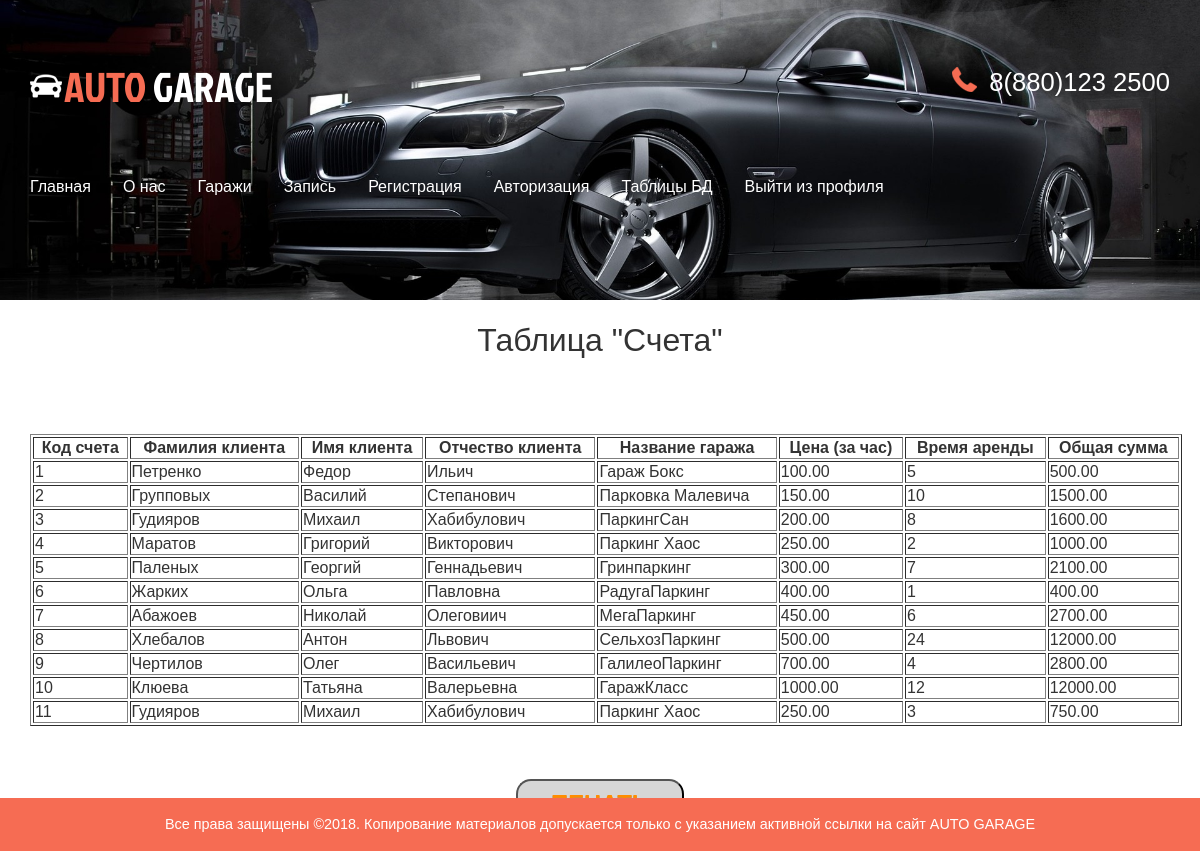
The app's page /php_scheta.php with its own data.
### tables this page shows
CREATE TABLE `schet` (
  `id_scheta` int(11) NOT NULL,
  `id_klienta` int(11) NOT NULL,
  `id_garaj` int(11) NOT NULL,
  `id_cena` int(11) NOT NULL,
  `id_zapis` int(11) NOT NULL,
  `obshay_cena` decimal(10,2) NOT NULL
);

CREATE TABLE `users` (
  `UserID` int(25) NOT NULL,
  `Surname` varchar(50) NOT NULL,
  `Name` varchar(50) NOT NULL,
  `Lastname` varchar(50) NOT NULL,
  `addres` varchar(100) NOT NULL,
  `phone` varchar(20) NOT NULL,
  `Username` varchar(65) NOT NULL,
  `Password` varchar(32) NOT NULL,
  `Email` varchar(255) NOT NULL
);

CREATE TABLE `garaj` (
  `id_garaj` int(11) NOT NULL,
  `id_tip_garaja` int(11) NOT NULL,
  `name_garaj` varchar(50) NOT NULL,
  `id_add` int(11) NOT NULL,
  `id_sotrud` int(11) NOT NULL,
  `id_cena` int(11) NOT NULL
);

CREATE TABLE `cena` (
  `id_stoimost` int(11) NOT NULL,
  `cena_za_chas` decimal(10,2) NOT NULL
);

CREATE TABLE `zapis` (
  `id_zap` int(11) NOT NULL,
  `name` varchar(500) NOT NULL,
  `garaj` varchar(500) NOT NULL,
  `datetime` datetime NOT NULL,
  `time` int(11) NOT NULL
);

### php_scheta.php (the view, shortened to what this page needs)
<?php include "base.php"; ?>
<html>
<head>
<link href="css/bootstrap.css" rel='stylesheet' type='text/css' />
<link href="css/style.css" rel='stylesheet' type='text/css' />
</head>
<body>
<div class="banner banner2">
	 <div class="container">
	     <div class="header">
			 <div class="logo">
				 <h1><a href="index.php"><img src="images/car.png" alt=""/>AUTO <span>GARAGE</span></a></h1>
			 </div>
			 <div class="top_details">
				 <p><span></span> 8(880)123 2500</p>
				 </div>
			 <div class="clearfix"></div>
		 </div>
		 <nav class="navbar navbar-default">
			 	 <div class="collapse navbar-collapse nav-wil" id="bs-example-navbar-collapse-1">
				  <ul class="nav navbar-nav">
					<li><a href="admindex.php">Главная</a></li>
					<li><a href="admabout.php">О нас</a></li>
					<li><a href="admgallery.php">Гаражи</a></li>
					<li><a href="admzapis.php">Запись</a></li>
					<li><a href="admregistr.php">Регистрация</a></li>
					<li><a href="admautoriz.php">Авторизация</a></li>
					<li><a href="indexadmin.php">Таблицы БД</a></li>
					<li><a href="logout.php">Выйти из профиля</a></li>
				  </ul>
			 </div>
	      </nav>
	 </div>
</div>
<br><h1 align="center"> Таблица "Счета"</h1><br>
<table class="table" border=1 width=96% align="center">
 <tr>
<th>Код счета</th>
<th>Фамилия клиента</th>
<th>Имя клиента</th>
<th>Отчество клиента</th>
<th>Название гаража</th>
<th>Цена (за час)</th>
<th>Время аренды</th>
<th>Общая сумма</th>
</tr>
<?php
$result=mysqli_query($conn, "SELECT schet.id_scheta, users.Surname, users.Name, users.Lastname, garaj.name_garaj, cena.cena_za_chas, zapis.time, schet.obshay_cena
                     from schet INNER JOIN users
                     on schet.id_klienta=users.userid
					 INNER JOIN garaj on schet.id_garaj=garaj.id_garaj
					 INNER JOIN cena on cena.id_stoimost=schet.id_cena
					 INNER JOIN zapis on schet.id_zapis=zapis.id_zap")
or die(mysqli_error());
$myrow =mysqli_fetch_array($result);
do{
echo "<tr>";
echo
"<td>".$myrow["id_scheta"].
"</td>\n <td>".$myrow["Surname"].
"</td>\n <td>".$myrow["Name"].
"</td>\n <td>".$myrow["Lastname"].
"</td>\n <td>".$myrow["name_garaj"].
"</td>\n <td>".$myrow["cena_za_chas"].
"</td>\n <td>".$myrow["time"].
"</td>\n <td>".$myrow["obshay_cena"].
"</td>\n";
echo "</tr>\n";
}
while ($myrow =mysqli_fetch_array($result));
?>
<br></table>
<br><center><button href="javascript://" onclick="print();" class="but2">Печать</button></center><br>
		<div class="footer2">
	 	      <div class="col-md-8 ftr2-bottom">
			<p>Все права защищены &copy<?php echo date("Y") ?>.  Копирование материалов допускается только с указанием активной ссылки на сайт <a href="index.php">AUTO GARAGE</a></p>
	 </div>
</div>
</body>
</html>

### css/style.css (style rules this page uses)
h4, h5, h6, h1, h2, h3 { margin: 0; }
ul, ol { margin: 0; padding:0; }
p { margin: 0; }
html, body { font-family: arial; font-size: 100%; background: #ffffff; height:100%; }
body a { transition:0.5s all; -webkit-transition:0.5s all; -moz-transition:0.5s all; -o-transition:0.5s all; -ms-transition:0.5s all; }
.banner { background:url(../images/bg4.jpg) no-repeat 0px -120px; background-size:cover; min-height:800px; }
.header { margin-top:4em; }
.logo { float:left; }
.logo h1 a { color:#F66C53; text-decoration:none; font-family:'JockeyOne-Regular'; font-size:1.3em; font-weight: normal; }
.logo h1 a img { margin-right:2px; vertical-align:initial; }
.logo h1 a span { color:#fff; }
.top_details { float:right; }
.top_details p { color:#fff; font-size:1.6em; margin-bottom:0.5em; }
.top_details p span { background: url(../images/phn.png) no-repeat 0px 0px; width: 25px; height: 29px; display: inline-block; margin-right: 5px; vertical-align: text-bottom; }
.navbar-default { background:none; border:none; }
.navbar-default ul li { display:inline-block; }
.navbar-default ul li a { display:block; color:#fff; text-decoration:none; padding:0 2em 0 0; }
.navbar-default .navbar-nav > li > a { color:#fff; }
.navbar-collapse { padding:0; }
.navbar { margin:4em 0; }
.footer2 { margin: 0px; position: fixed; left: 0; right: 0; bottom: 0; width: 100%; }
.ftr2-bottom { background: #F66C53; width:100%; padding:1em 0; text-align:center; margin: 0px;yyy }
.ftr2-bottom p { color: #fff; font-size: 0.9em; text-align:center; }
.ftr2-bottom p a { color:#fff; }
.banner2 { background: url(../images/bg4.jpg) no-repeat 0px -192px; background-size: cover; min-height: 300px; }

### records on screen
schet: id_scheta "1", users.Surname "Петренко", users.Name "Федор", users.Lastname "Ильич", id_garaj.name_garaj "Гараж Бокс", id_cena.cena_za_chas "100.00", id_zapis.time "5", obshay_cena "500.00"
schet: id_scheta "2", users.Surname "Групповых", users.Name "Василий", users.Lastname "Степанович", id_garaj.name_garaj "Парковка Малевича", id_cena.cena_za_chas "150.00", id_zapis.time "10", obshay_cena "1500.00"
schet: id_scheta "3", users.Surname "Гудияров", users.Name "Михаил", users.Lastname "Хабибулович", id_garaj.name_garaj "ПаркингСан", id_cena.cena_za_chas "200.00", id_zapis.time "8", obshay_cena "1600.00"
schet: id_scheta "4", users.Surname "Маратов", users.Name "Григорий", users.Lastname "Викторович", id_garaj.name_garaj "Паркинг Хаос", id_cena.cena_za_chas "250.00", id_zapis.time "2", obshay_cena "1000.00"
schet: id_scheta "5", users.Surname "Паленых", users.Name "Георгий", users.Lastname "Геннадьевич", id_garaj.name_garaj "Гринпаркинг", id_cena.cena_za_chas "300.00", id_zapis.time "7", obshay_cena "2100.00"
schet: id_scheta "6", users.Surname "Жарких", users.Name "Ольга", users.Lastname "Павловна", id_garaj.name_garaj "РадугаПаркинг", id_cena.cena_za_chas "400.00", id_zapis.time "1", obshay_cena "400.00"
schet: id_scheta "7", users.Surname "Абажоев", users.Name "Николай", users.Lastname "Олеговиич", id_garaj.name_garaj "МегаПаркинг", id_cena.cena_za_chas "450.00", id_zapis.time "6", obshay_cena "2700.00"
schet: id_scheta "8", users.Surname "Хлебалов", users.Name "Антон", users.Lastname "Львович", id_garaj.name_garaj "СельхозПаркинг", id_cena.cena_za_chas "500.00", id_zapis.time "24", obshay_cena "12000.00"
schet: id_scheta "9", users.Surname "Чертилов", users.Name "Олег", users.Lastname "Васильевич", id_garaj.name_garaj "ГалилеоПаркинг", id_cena.cena_za_chas "700.00", id_zapis.time "4", obshay_cena "2800.00"
schet: id_scheta "10", users.Surname "Клюева", users.Name "Татьяна", users.Lastname "Валерьевна", id_garaj.name_garaj "ГаражКласс", id_cena.cena_za_chas "1000.00", id_zapis.time "12", obshay_cena "12000.00"
schet: id_scheta "11", users.Surname "Гудияров", users.Name "Михаил", users.Lastname "Хабибулович", id_garaj.name_garaj "Паркинг Хаос", id_cena.cena_za_chas "250.00", id_zapis.time "3", obshay_cena "750.00"
